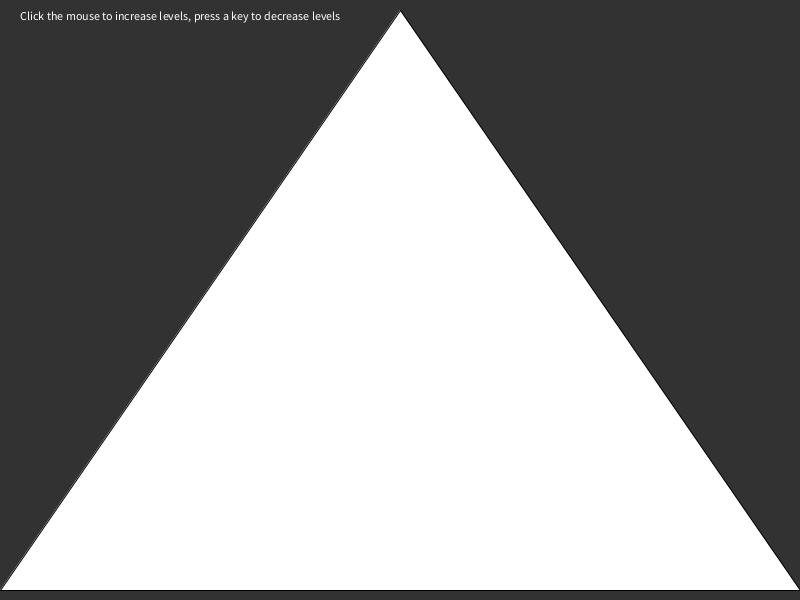
Frame 1 (no input)
Frame 60 (the mouse pressed at the canvas centre just before this capture): identical to frame 1, image omitted
Frame 120 (the mouse held since frame 60 and released just before this capture): identical to frame 1, image omitted

The Processing sketch that drew this single still picture (run headless with seeded random() and noise(); from frame 60 on, the mouse is pressed at the canvas centre):

// Processing sketch: Section2
// ── Section2.pde
int levels;
color bg,fg;

void setup() {
  size(800, 600);
  levels = 0;
}

/*Create Sierpiski's Gasket (google an image of this)
  The outer triangle are the vertices: (v1x, v1y), (v2x,v2y), (v3x, v3y)
  levels:
  0 = regular triangle
  1 = triforce (looks like 3 triangles)
  2 = each of the 3 triangles will be cut into 3 triangles.
  etc.
*/
void gasket(int level, float v1x, float v1y, float v2x, float v2y, float v3x, float v3y) {
    //YOU WRITE THIS METHOD!
    triangle(v1x,v1y,v2x,v2y,v3x,v3y);
    if (levels > level) {
      if (level%2 == 0) fill(50);
      else fill(255);
      //v1 is left most v2 is top v3 is right most
      if (level != levels) {
        gasket(level+1, (v1x + v2x)/2, (v1y + v2y)/2, 
                     v2x, v1y,
                     v3x,v3y);
        }
    }
}

void draw() { 
  background(50);  
  
  fill(255);
  text("Click the mouse to increase levels, press a key to decrease levels",20,20);

  gasket(0,0, height-10, width, height-10, width/2, 10);

 //koch(levels,width-10, height/2,10, height/3 ); 
 //other fractal you can do! This requires a bit more math, or you can look up the coordinates.
}

void mouseClicked(){ 
 levels ++;  
}

void keyPressed(){
 levels --; 
}
